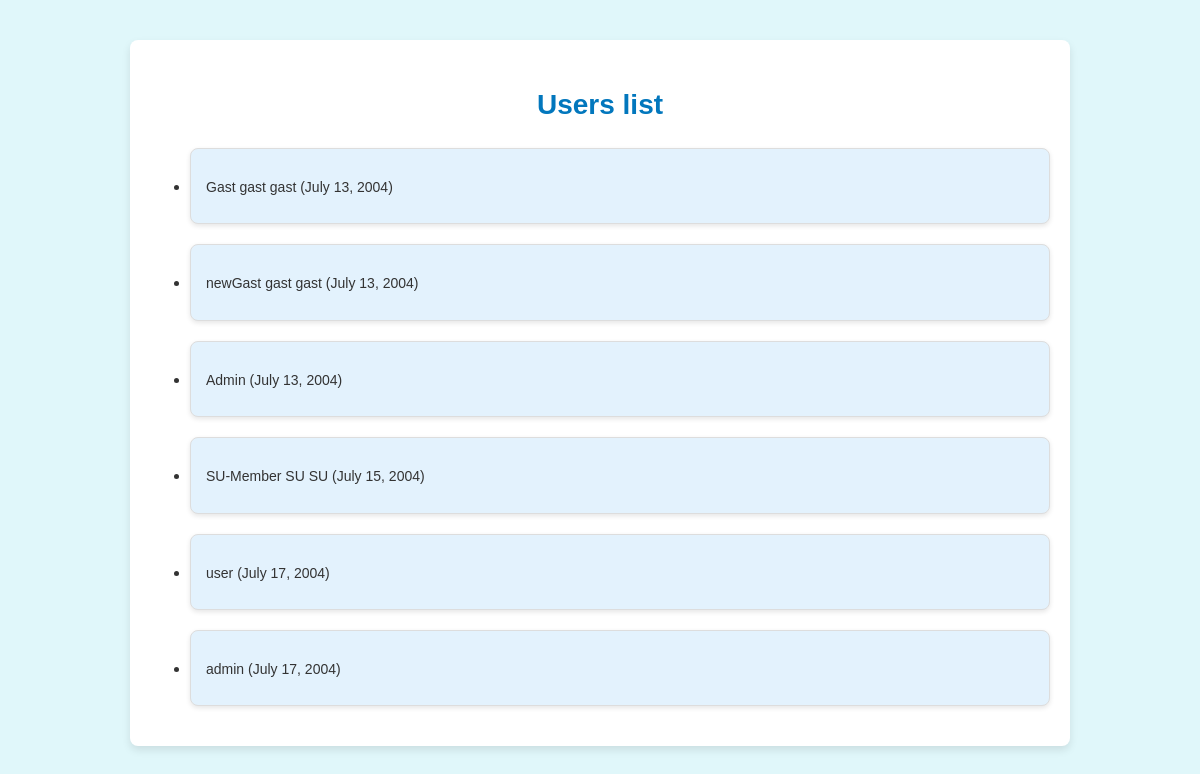
Before: /useradmin/show_myusers/ with the older database file.
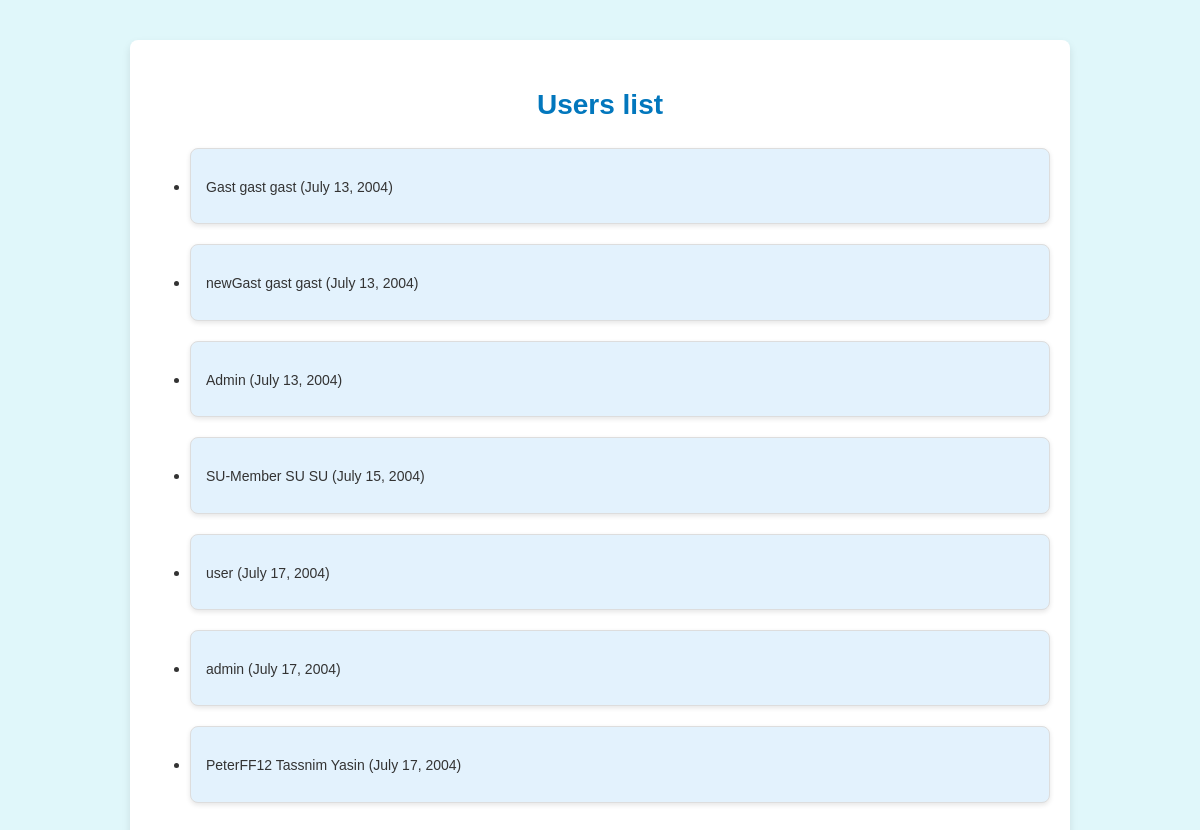
After: the same page with the newer database file.
### UserAdmin/models.py (models this page shows, shortened)
class MyUser(AbstractUser):
    USER_TYPES = [
        ('SU', 'superuser'),
        ('CS', 'customer support'),
        ('CU', 'customer user'),
        ('QA', 'quality assurance')
    ]
    type = models.CharField(
        max_length=2,
        choices=USER_TYPES,
        default='CU'
    )
    date_of_birth = models.DateField(default=get_date_20_years_ago())  # default is 20 years old
    profile_image = models.ImageField(upload_to='profile_images', blank=True, null=True)
    some_file = models.FileField(upload_to='uploaded_files', blank=True, null=True)
    gets_discount = models.BooleanField(default=False)
    def __str__(self):
        return f'{self.first_name} {self.last_name} ({str(self.date_of_birth)})'

### UserAdmin/views.py (the view)
# urls.py: path('show_myusers/', views.MyUserListView.as_view(), name='myuser-list'),
class MyUserListView(generic.ListView):
    model = MyUser
    context_object_name = 'all_myusers'
    template_name = 'myuser-list.html'
    def get_context_data(self, **kwargs):
        context = super(MyUserListView, self).get_context_data(**kwargs)
        print(context["object_list"][0])
        return context

### UserAdmin/templates/myuser-list.html (shortened to what this page needs)
{% block content %}
    <div class="container">
        <h2>Users list</h2>
        <ul>
            {% for myuser in all_myusers %}
                <li class="user-item">
                    <p>{{ myuser.username }} {{ myuser.first_name }} {{ myuser.last_name }} ({{ myuser.date_of_birth }})</p>
                </li>
            {% endfor %}
        </ul>
    </div>
{% endblock %}

Changed rows visible on the page:
added MyUser: username "PeterFF12", first_name "Tassnim", last_name "Yasin", date_of_birth "July 17, 2004"
